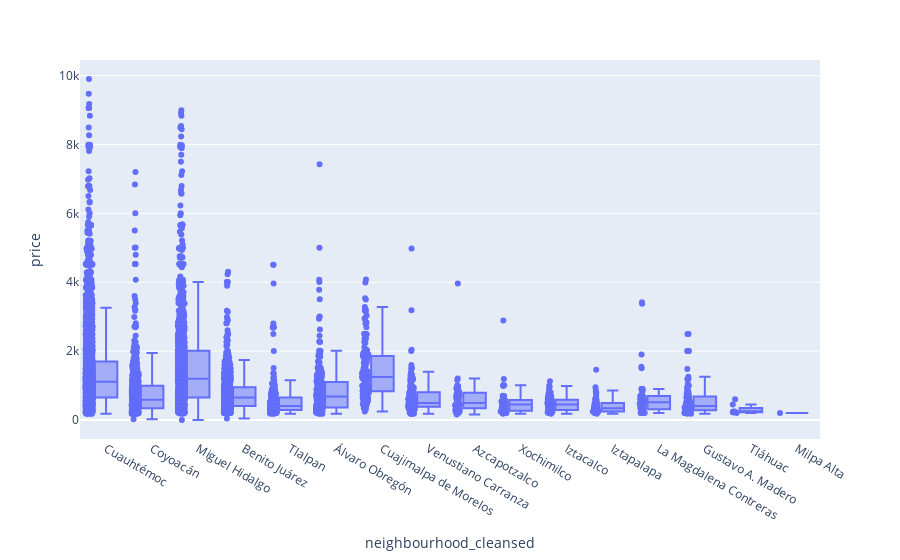

Source (notebook cell):
### Markdown cell above
### Is there a relantionship between super hosts and price in the neighbourhoods?

### Code cell
# Filter data to only take info from superhosts and prices below $10,000
filtered_data = data.loc[(data.host_is_superhost == 't') & (data.price <= 10000)]
# Box plot
fig = px.box(filtered_data, 'neighbourhood_cleansed', 'price', points = 'all')
fig.show()

### Figure 1 — Plotly figure (JSON) as saved in the notebook; plotly's stock layout.template omitted (floating-point values rounded to 4 significant figures; data arrays with more than 128 entries replaced by an {"elided": "..."} marker saying what was removed)
{"data": [{"alignmentgroup": "True", "boxpoints": "all", "hovertemplate": "neighbourhood_cleansed=%{x}<br>price=%{y}<extra></extra>", "legendgroup": "", "marker": {"color": "#636efa"}, "name": "", "notched": false, "offsetgroup": "", "orientation": "v", "showlegend": false, "type": "box", "x": {"elided": "7422 str values"}, "x0": " ", "xaxis": "x", "y": {"elided": "7422 int values"}, "y0": " ", "yaxis": "y"}], "layout": {"boxmode": "group", "legend": {"tracegroupgap": 0}, "margin": {"t": 60}, "xaxis": {"anchor": "y", "domain": [0, 1], "title": {"text": "neighbourhood_cleansed"}}, "yaxis": {"anchor": "x", "domain": [0, 1], "title": {"text": "price"}}}}
